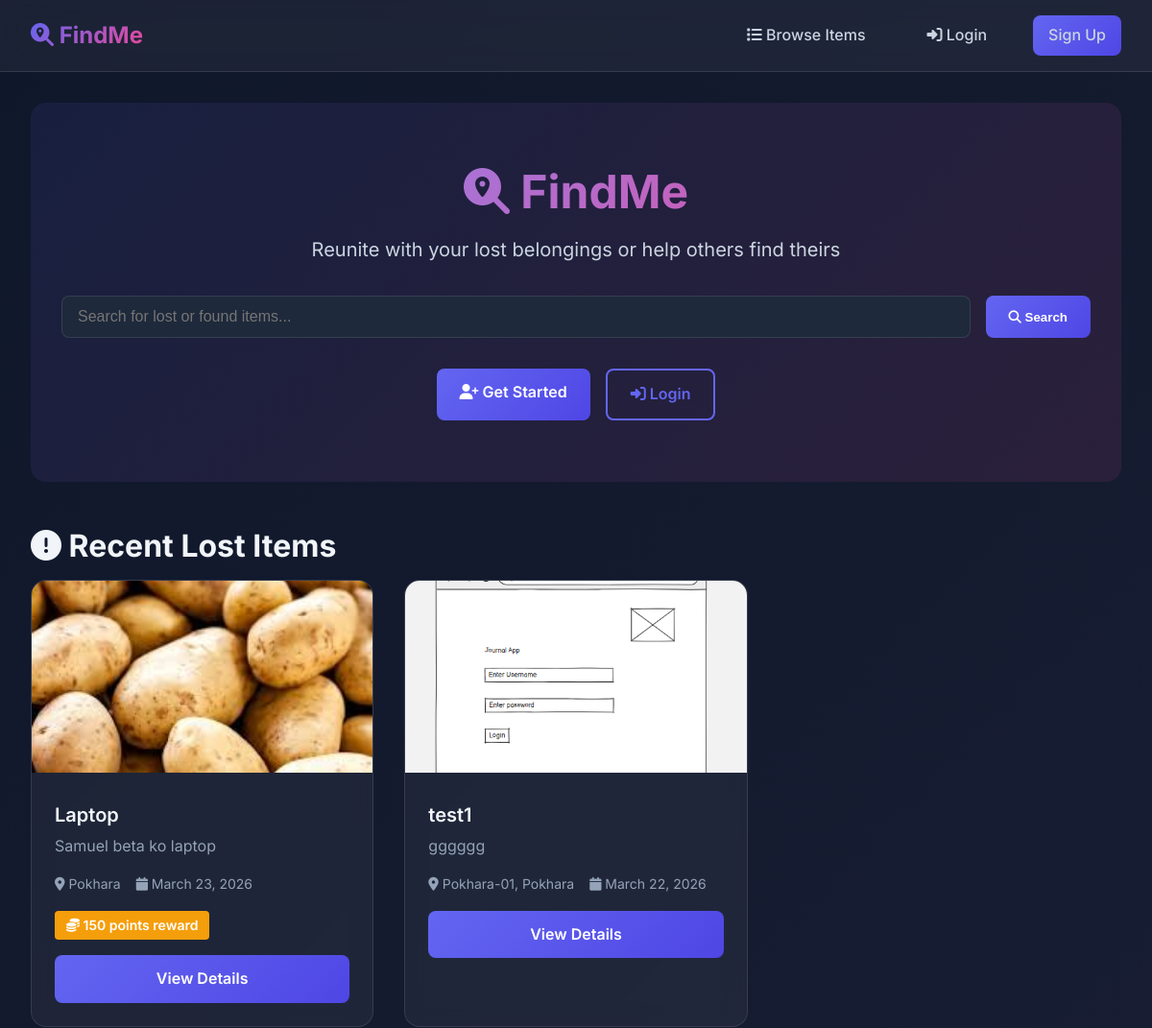
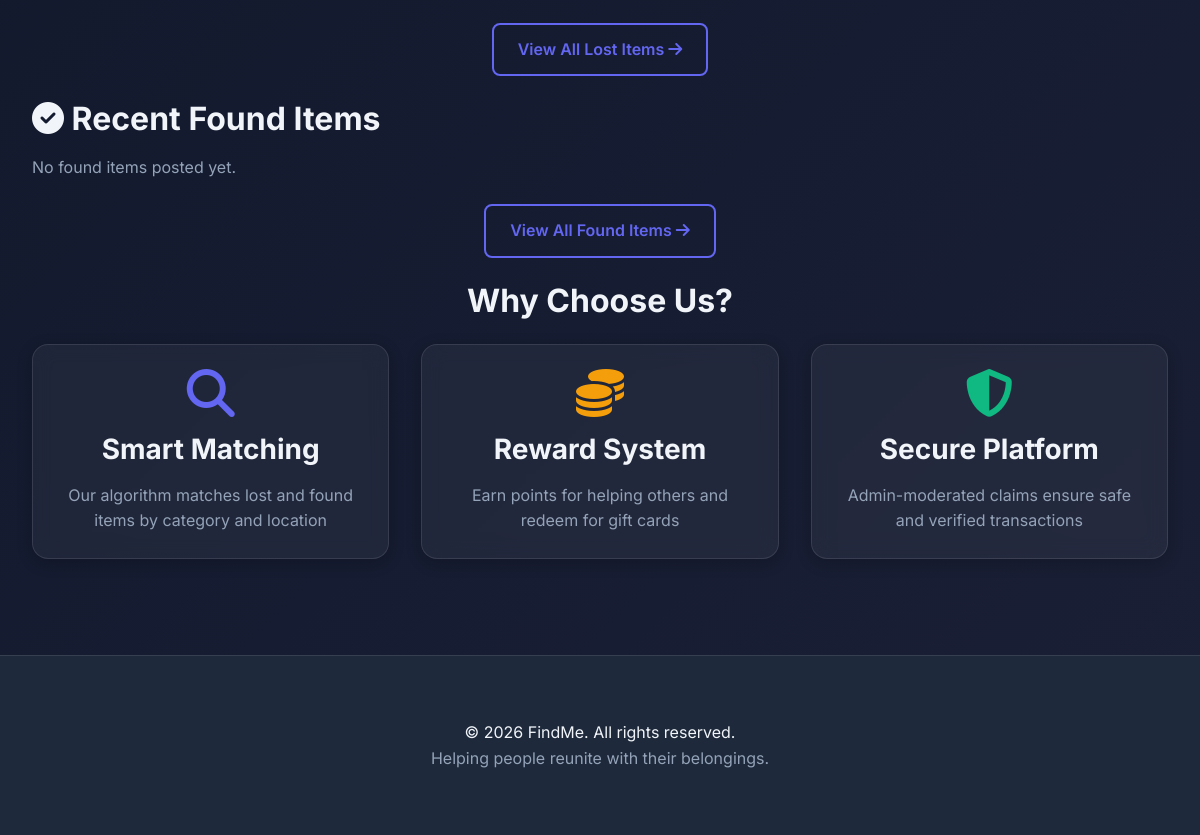
The page / on the database its author committed (2 pictures, top to bottom).
### items/models.py (models this page shows, shortened)
class Item(models.Model):
    ITEM_TYPE_CHOICES = (
        ('lost', 'Lost Item'),
        ('found', 'Found Item'),
    )
    STATUS_CHOICES = (
        ('active', 'Active'),
        ('claimed', 'Claimed'),
        ('resolved', 'Resolved'),
        ('closed', 'Closed'),
    )
    user = models.ForeignKey(User, on_delete=models.CASCADE, related_name='items')
    item_type = models.CharField(max_length=10, choices=ITEM_TYPE_CHOICES)
    category = models.ForeignKey(Category, on_delete=models.SET_NULL, null=True, related_name='items')
    title = models.CharField(max_length=200)
    description = models.TextField()
    location = models.CharField(max_length=255, help_text="Location where item was lost/found")
    landmark = models.CharField(max_length=255, blank=True, help_text="Nearby landmark")
    date_lost_found = models.DateField(help_text="Date when item was lost or found")
    reward_points = models.IntegerField(default=0, validators=[MinValueValidator(0)],
                                       help_text="Points offered as reward (for lost items)")
    status = models.CharField(max_length=10, choices=STATUS_CHOICES, default='active')
    views_count = models.IntegerField(default=0)
    is_approved = models.BooleanField(default=True)  # Admin can moderate
    created_at = models.DateTimeField(auto_now_add=True)
    updated_at = models.DateTimeField(auto_now=True)
    class Meta:
        db_table = 'items'
        ordering = ['-created_at']
        indexes = [
            models.Index(fields=['item_type', 'status']),
            models.Index(fields=['category', 'location']),
        ]

class ItemImage(models.Model):
    item = models.ForeignKey(Item, on_delete=models.CASCADE, related_name='images')
    image = models.ImageField(
        upload_to='item_images/',
        validators=[FileExtensionValidator(allowed_extensions=['jpg', 'jpeg', 'png'])]
    )
    caption = models.CharField(max_length=200, blank=True)
    is_primary = models.BooleanField(default=False)
    uploaded_at = models.DateTimeField(auto_now_add=True)
    class Meta:
        db_table = 'item_images'
        ordering = ['-is_primary', 'uploaded_at']

### lostandfound/urls.py (the view)
# urls.py: 2. Add a URL to urlpatterns:  path('', views.home, name='home')
def home(request):
    recent_lost = Item.objects.filter(item_type='lost', is_approved=True, status='active').order_by('-created_at')[:6]
    recent_found = Item.objects.filter(item_type='found', is_approved=True, status='active').order_by('-created_at')[:6]
    context = {
        'recent_lost': recent_lost,
        'recent_found': recent_found,
    }
    return render(request, 'home.html', context)

### templates/home.html (shortened to what this page needs)
{% extends 'base.html' %}
{% load static %}
{% block content %}
<div class="container">
    <div class="hero fade-in">
        <h1><i class="fas fa-search-location"></i> FindMe</h1>
        <p>Reunite with your lost belongings or help others find theirs</p>
        <div class="search-bar">
            <form action="{% url 'items:item_list' %}" method="get" style="display: flex; gap: 1rem; width: 100%;">
                <input type="text" name="query" class="form-control" placeholder="Search for lost or found items...">
                <button type="submit" class="btn btn-primary"><i class="fas fa-search"></i> Search</button>
            </form>
        </div>
        <div style="margin-top: 2rem; display: flex; gap: 1rem; justify-content: center;">
            {% if user.is_authenticated %}
            <a href="{% url 'items:post_item' %}?type=lost" class="btn btn-primary">
                <i class="fas fa-plus-circle"></i> Post Lost Item
            </a>
            <a href="{% url 'items:post_item' %}?type=found" class="btn btn-secondary">
                <i class="fas fa-hand-holding"></i> Post Found Item
            </a>
            {% else %}
            <a href="{% url 'accounts:register' %}" class="btn btn-primary">
                <i class="fas fa-user-plus"></i> Get Started
            </a>
            <a href="{% url 'accounts:login' %}" class="btn btn-outline">
                <i class="fas fa-sign-in-alt"></i> Login
            </a>
            {% endif %}
        </div>
    </div>
    <section class="mb-3">
        <h2><i class="fas fa-exclamation-circle"></i> Recent Lost Items</h2>
        <div class="grid grid-3">
            {% for item in recent_lost %}
            <div class="item-card fade-in">
                {% if item.images.first %}
                <img src="{{ item.images.first.image.url }}" alt="{{ item.title }}" class="item-card-image">
                {% else %}
                <div class="item-card-image"
                    style="background: linear-gradient(135deg, var(--primary), var(--secondary)); display: flex; align-items: center; justify-content: center;">
                    <i class="fas fa-image" style="font-size: 3rem; opacity: 0.3;"></i>
                </div>
                {% endif %}
                <div class="item-card-body">
                    <h3 class="item-card-title">{{ item.title }}</h3>
                    <p class="text-muted">{{ item.description|truncatewords:15 }}</p>
                    <div class="item-card-meta">
                        <span><i class="fas fa-map-marker-alt"></i> {{ item.location }}</span>
                        <span><i class="fas fa-calendar"></i> {{ item.date_lost_found }}</span>
                    </div>
                    {% if item.reward_points > 0 %}
                    <div class="mt-2">
                        <span class="badge badge-warning">
                            <i class="fas fa-coins"></i> {{ item.reward_points }} points reward
                        </span>
                    </div>
                    {% endif %}
                    <a href="{% url 'items:item_detail' item.pk %}" class="btn btn-primary mt-2" style="width: 100%;">
                        View Details
                    </a>
                </div>
            </div>
            {% empty %}
            <p class="text-muted">No lost items posted yet.</p>
            {% endfor %}
        </div>
        <div class="text-center mt-3">
            <a href="{% url 'items:item_list' %}?item_type=lost" class="btn btn-outline">
                View All Lost Items <i class="fas fa-arrow-right"></i>
            </a>
        </div>
    </section>
    <section class="mb-3">
        <h2><i class="fas fa-check-circle"></i> Recent Found Items</h2>
        <div class="grid grid-3">
            {% for item in recent_found %}
            <div class="item-card fade-in">
                {% if item.images.first %}
                <img src="{{ item.images.first.image.url }}" alt="{{ item.title }}" class="item-card-image">
                {% else %}
                <div class="item-card-image"
                    style="background: linear-gradient(135deg, var(--accent), var(--success)); display: flex; align-items: center; justify-content: center;">
                    <i class="fas fa-image" style="font-size: 3rem; opacity: 0.3;"></i>
                </div>
                {% endif %}
                <div class="item-card-body">
                    <h3 class="item-card-title">{{ item.title }}</h3>
                    <p class="text-muted">{{ item.description|truncatewords:15 }}</p>
                    <div class="item-card-meta">
                        <span><i class="fas fa-map-marker-alt"></i> {{ item.location }}</span>
                        <span><i class="fas fa-calendar"></i> {{ item.date_lost_found }}</span>
                    </div>
                    <a href="{% url 'items:item_detail' item.pk %}" class="btn btn-success mt-2" style="width: 100%;">
                        View Details
                    </a>
                </div>
            </div>
            {% empty %}
            <p class="text-muted">No found items posted yet.</p>
            {% endfor %}
        </div>
        <div class="text-center mt-3">
            <a href="{% url 'items:item_list' %}?item_type=found" class="btn btn-outline">
                View All Found Items <i class="fas fa-arrow-right"></i>
            </a>
        </div>
    </section>
    <section class="mt-3">
        <h2 class="text-center">Why Choose Us?</h2>
        <div class="grid grid-3 mt-3">
            <div class="card text-center">
                <i class="fas fa-search" style="font-size: 3rem; color: var(--primary); margin-bottom: 1rem;"></i>
                <h3>Smart Matching</h3>
                <p class="text-muted">Our algorithm matches lost and found items by category and location</p>
            </div>
            <div class="card text-center">
                <i class="fas fa-coins" style="font-size: 3rem; color: var(--warning); margin-bottom: 1rem;"></i>
                <h3>Reward System</h3>
                <p class="text-muted">Earn points for helping others and redeem for gift cards</p>
            </div>
            <div class="card text-center">
                <i class="fas fa-shield-alt" style="font-size: 3rem; color: var(--success); margin-bottom: 1rem;"></i>
                <h3>Secure Platform</h3>
                <p class="text-muted">Admin-moderated claims ensure safe and verified transactions</p>
            </div>
        </div>
    </section>
</div>
{% endblock %}

### static/css/style.css (style rules this page uses)
:root { --primary: #6366f1; --primary-dark: #4f46e5; --primary-light: #818cf8; --secondary: #ec4899; --secondary-dark: #db2777; --accent: #14b8a6; --success: #10b981; --warning: #f59e0b; --danger: #ef4444; --bg-primary: #0f172a; --bg-secondary: #1e293b; --bg-tertiary: #334155; --text-primary: #f1f5f9; --text-secondary: #cbd5e1; --text-muted: #94a3b8; --glass-bg: rgba(255, 255, 255, 0.05); --glass-border: rgba(255, 255, 255, 0.1); --shadow-sm: 0 2px 8px rgba(0, 0, 0, 0.1); --shadow-md: 0 4px 16px rgba(0, 0, 0, 0.2); --shadow-lg: 0 8px 32px rgba(0, 0, 0, 0.3); --shadow-glow: 0 0 20px rgba(99, 102, 241, 0.3); }
* { margin: 0; padding: 0; box-sizing: border-box; }
body { font-family: 'Inter', -apple-system, BlinkMacSystemFont, 'Segoe UI', Roboto, sans-serif; background: linear-gradient(135deg, var(--bg-primary) 0%, #1a1f35 100%); color: var(--text-primary); line-height: 1.6; min-height: 100vh; }
h1, h2, h3, h4, h5, h6 { font-weight: 700; line-height: 1.2; margin-bottom: 1rem; }
h1 { font-size: 2.5rem; }
h2 { font-size: 2rem; }
h3 { font-size: 1.75rem; }
a { color: var(--primary-light); text-decoration: none; transition: all 0.3s ease; }
.container { max-width: 1200px; margin: 0 auto; padding: 2rem; }
.card { background: var(--glass-bg); backdrop-filter: blur(10px); border: 1px solid var(--glass-border); border-radius: 1rem; padding: 1.5rem; box-shadow: var(--shadow-md); transition: all 0.3s ease; }
.btn { display: inline-block; padding: 0.75rem 1.5rem; border-radius: 0.5rem; font-weight: 600; text-align: center; cursor: pointer; border: none; transition: all 0.3s ease; text-decoration: none; }
.btn-primary { background: linear-gradient(135deg, var(--primary), var(--primary-dark)); color: white; }
.btn-outline { background: transparent; border: 2px solid var(--primary); color: var(--primary); }
.form-control { width: 100%; padding: 0.75rem 1rem; background: var(--bg-secondary); border: 1px solid var(--glass-border); border-radius: 0.5rem; color: var(--text-primary); font-size: 1rem; transition: all 0.3s ease; }
.grid { display: grid; gap: 2rem; }
.grid-3 { grid-template-columns: repeat(3, 1fr); }
.item-card { background: var(--glass-bg); backdrop-filter: blur(10px); border: 1px solid var(--glass-border); border-radius: 1rem; overflow: hidden; transition: all 0.3s ease; }
.item-card-image { width: 100%; height: 200px; object-fit: cover; }
.item-card-body { padding: 1.5rem; }
.item-card-title { font-size: 1.25rem; font-weight: 600; margin-bottom: 0.5rem; }
.item-card-meta { display: flex; gap: 1rem; margin-top: 1rem; font-size: 0.875rem; color: var(--text-muted); }
.badge { display: inline-block; padding: 0.25rem 0.75rem; border-radius: 0.25rem; font-size: 0.875rem; font-weight: 600; }
.badge-warning { background: var(--warning); color: white; }
.hero { text-align: center; padding: 4rem 2rem; background: linear-gradient(135deg, rgba(99, 102, 241, 0.1), rgba(236, 72, 153, 0.1)); border-radius: 1rem; margin-bottom: 3rem; }
.hero h1 { font-size: 3rem; background: linear-gradient(135deg, var(--primary-light), var(--secondary)); -webkit-background-clip: text; -webkit-text-fill-color: transparent; background-clip: text; margin-bottom: 1rem; }
.hero p { font-size: 1.25rem; color: var(--text-secondary); margin-bottom: 2rem; }
.search-bar { display: flex; gap: 1rem; margin-bottom: 2rem; }
.search-bar input { flex: 1; }
.fade-in { animation: fadeIn 0.5s ease; }
.text-center { text-align: center; }
.text-muted { color: var(--text-muted); }
.mt-2 { margin-top: 1rem; }
.mt-3 { margin-top: 1.5rem; }
.mb-3 { margin-bottom: 1.5rem; }

### rows shown on the page
Item: images.first.image (picture), title "Laptop", description "Samuel beta ko laptop", location "Pokhara", date_lost_found "March 23, 2026", reward_points "150"
Item: images.first.image (picture), title "test1", description "gggggg", location "Pokhara-01, Pokhara", date_lost_found "March 22, 2026"
